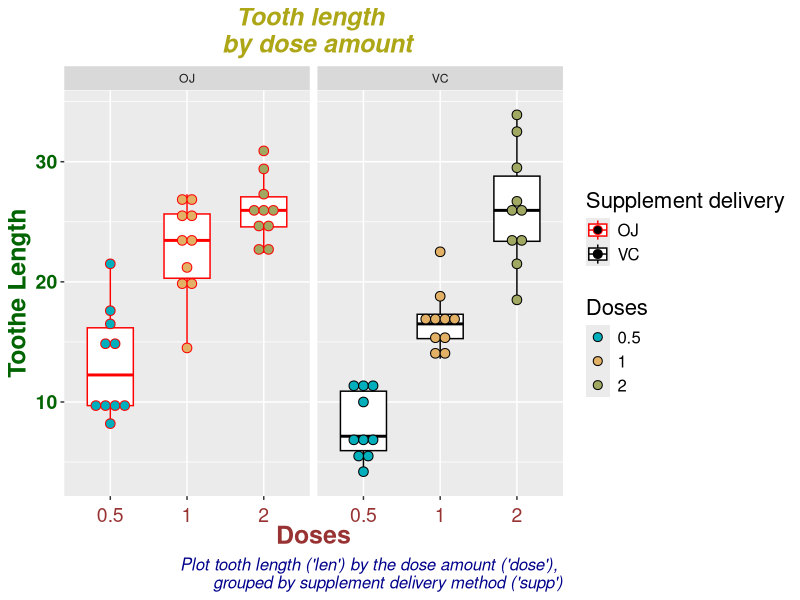

This chart was generated by the following R code:
## ---- chunk 1
data(ToothGrowth)
str(ToothGrowth)
## ---- chunk 2
library(tidyr)
library(rstatix)
ToothGrowth %>% sample_n_by(dose, size = 3)
# Quick summary of the data
summary(ToothGrowth)
## ---- chunk 3
# Exploration of ToothGrowth$dose and ToothGrowth$len, since we know exactly what ToothGrowth$supp contains
unique(ToothGrowth$dose)
unique(ToothGrowth$len)
## ---- chunk 4
library(ggplot2)
my_plot_fun <- function(my_data,my_x) {
  my_data <- as.data.frame(my_data)
  my_data %>%
  ggplot(aes(x=my_x, y=len)) +
theme(plot.title = element_text(color="#ADA717", size=18, face="bold.italic",hjust=0.5),
 axis.title.x = element_text(color="#993333", size=18, face="bold"),
 axis.text.x = element_text(color="#993333", size=14,vjust = 0),
 axis.title.y = element_text(color="darkgreen", size=18, face="bold"),
 axis.text.y = element_text(face="bold", color="darkgreen", size=14),
 legend.text = element_text(size=12),
 legend.title = element_text(size=16))}

# Conversion of ToothGrowth$dose into a factor
ToothGrowth$dose<-as.factor(ToothGrowth$dose)

mpt <-my_plot_fun(ToothGrowth,my_x = ToothGrowth$dose) + 
  geom_boxplot(aes(color = supp,group=dose), width = 0.6) +
  geom_dotplot(aes(fill = as.factor(dose), color = supp,group=dose), binaxis='y', stackdir='center', 
               dotsize = 0.8,position = position_dodge(0.8),binwidth=1)+
  scale_fill_manual( values = c("#00AFBB", "#E3B166","#A1A861"))+
  scale_color_manual(values = c("red", "black")) + facet_grid(~ supp)+
  labs(x = "Doses", y ="Toothe Length", fill = "Doses", color="Supplement delivery",
    title = "Tooth length \n by dose amount",
  caption = "Plot tooth length ('len') by the dose amount ('dose'), \n grouped by supplement delivery method ('supp')") +
  theme(plot.caption = element_text(color = "darkblue", face = "italic", size = 12))
## ---- chunk 5
mpt
